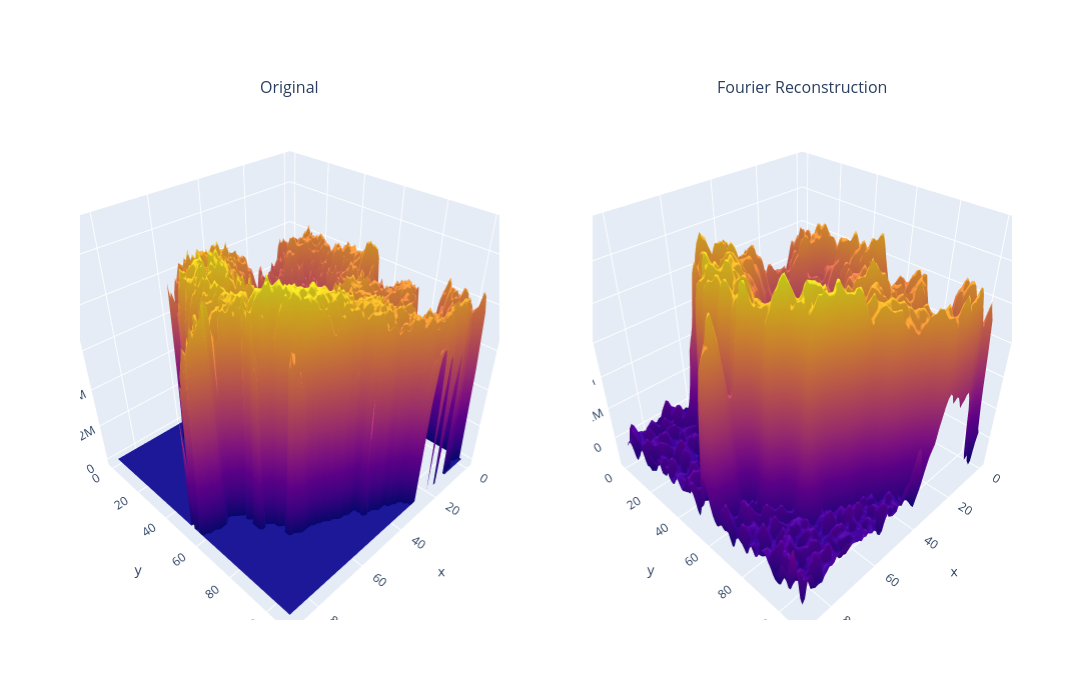

The notebook cell saved with this chart:
### Code cell
from plotly.subplots import make_subplots
import plotly.graph_objects as go

fig = make_subplots(
    rows=1,
    cols=2,
    specs=[[{"type": "surface"},
            {"type": "surface"}]],
    subplot_titles=("Original", "Fourier Reconstruction")
)

fig.add_trace(
    go.Surface(z=image, showscale=False),
    row=1, col=1
)

fig.add_trace(
    go.Surface(z=reconstructed, showscale=False),
    row=1, col=2
)

fig.update_layout(
    width=1400,
    height=700
)

fig.show()

### Figure 1 — Plotly figure (JSON) as saved in the notebook; plotly's stock layout.template omitted (floating-point values rounded to 4 significant figures; data arrays with more than 128 entries replaced by an {"elided": "..."} marker saying what was removed)
{"data": [{"scene": "scene", "showscale": false, "type": "surface", "z": {"elided": "109x90 float values"}}, {"scene": "scene2", "showscale": false, "type": "surface", "z": {"elided": "109x90 float values"}}], "layout": {"annotations": [{"font": {"size": 16}, "showarrow": false, "text": "Original", "x": 0.225, "xanchor": "center", "xref": "paper", "y": 1, "yanchor": "bottom", "yref": "paper"}, {"font": {"size": 16}, "showarrow": false, "text": "Fourier Reconstruction", "x": 0.775, "xanchor": "center", "xref": "paper", "y": 1, "yanchor": "bottom", "yref": "paper"}], "height": 700, "scene": {"domain": {"x": [0, 0.45], "y": [0, 1]}}, "scene2": {"domain": {"x": [0.55, 1], "y": [0, 1]}}, "width": 1400}}
